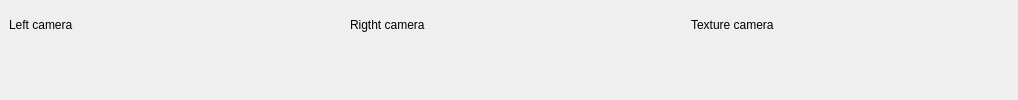
        <widget class="QWidget" name="widget_4" native="true">
         <layout class="QHBoxLayout" name="horizontalLayout_5">
          <property name="leftMargin">
           <number>0</number>
          </property>
          <property name="topMargin">
           <number>0</number>
          </property>
          <property name="rightMargin">
           <number>0</number>
          </property>
          <property name="bottomMargin">
           <number>0</number>
          </property>
          <item>
           <widget class="QWidget" name="widget_2" native="true">
            <layout class="QVBoxLayout" name="verticalLayout_5">
             <property name="leftMargin">
              <number>0</number>
             </property>
             <property name="topMargin">
              <number>0</number>
             </property>
             <property name="rightMargin">
              <number>0</number>
             </property>
             <property name="bottomMargin">
              <number>0</number>
             </property>
             <item>
              <widget class="QWidget" name="widget_8" native="true">
               <property name="sizePolicy">
                <sizepolicy hsizetype="Preferred" vsizetype="Fixed">
                 <horstretch>0</horstretch>
                 <verstretch>0</verstretch>
                </sizepolicy>
               </property>
               <property name="minimumSize">
                <size>
                 <width>0</width>
                 <height>50</height>
                </size>
               </property>
               <property name="maximumSize">
                <size>
                 <width>16777215</width>
                 <height>50</height>
                </size>
               </property>
               <layout class="QHBoxLayout" name="horizontalLayout_6">
                <item>
                 <widget class="QLabel" name="label_7">
                  <property name="text">
                   <string>Left camera</string>
                  </property>
                 </widget>
                </item>
                <item>
                 <spacer name="horizontalSpacer_11">
                  <property name="orientation">
                   <enum>Qt::Horizontal</enum>
                  </property>
                  <property name="sizeHint" stdset="0">
                   <size>
                    <width>253</width>
                    <height>20</height>
                   </size>
                  </property>
                 </spacer>
                </item>
               </layout>
              </widget>
             </item>
             <item>
              <widget class="Sn3DCameraWidget" name="leftCameraWidget" native="true">
               <property name="sizePolicy">
                <sizepolicy hsizetype="Ignored" vsizetype="Ignored">
                 <horstretch>0</horstretch>
                 <verstretch>0</verstretch>
                </sizepolicy>
               </property>
              </widget>
             </item>
            </layout>
           </widget>
          </item>
          <item>
           <widget class="QWidget" name="widget_3" native="true">
            <layout class="QVBoxLayout" name="verticalLayout_6">
             <property name="leftMargin">
              <number>0</number>
             </property>
             <property name="topMargin">
              <number>0</number>
             </property>
             <property name="rightMargin">
              <number>0</number>
             </property>
             <property name="bottomMargin">
              <number>0</number>
             </property>
             <item>
              <widget class="QWidget" name="widget_11" native="true">
               <property name="sizePolicy">
                <sizepolicy hsizetype="Preferred" vsizetype="Fixed">
                 <horstretch>0</horstretch>
                 <verstretch>0</verstretch>
                </sizepolicy>
               </property>
               <property name="minimumSize">
                <size>
                 <width>0</width>
                 <height>50</height>
                </size>
               </property>
               <property name="maximumSize">
                <size>
                 <width>16777215</width>
                 <height>50</height>
                </size>
               </property>
               <layout class="QHBoxLayout" name="horizontalLayout_7">
                <item>
                 <widget class="QLabel" name="label_8">
                  <property name="text">
                   <string>Rigtht camera</string>
                  </property>
                 </widget>
                </item>
                <item>
                 <spacer name="horizontalSpacer_9">
                  <property name="orientation">
                   <enum>Qt::Horizontal</enum>
                  </property>
                  <property name="sizeHint" stdset="0">
                   <size>
                    <width>242</width>
                    <height>20</height>
                   </size>
                  </property>
                 </spacer>
                </item>
               </layout>
              </widget>
             </item>
             <item>
              <widget class="Sn3DCameraWidget" name="rightCameraWidget" native="true">
               <property name="sizePolicy">
                <sizepolicy hsizetype="Ignored" vsizetype="Ignored">
                 <horstretch>0</horstretch>
                 <verstretch>0</verstretch>
                </sizepolicy>
               </property>
              </widget>
             </item>
            </layout>
           </widget>
          </item>
          <item>
           <widget class="QWidget" name="widget_7" native="true">
            <layout class="QVBoxLayout" name="verticalLayout_7">
             <property name="leftMargin">
              <number>0</number>
             </property>
             <property name="topMargin">
              <number>0</number>
             </property>
             <property name="rightMargin">
              <number>0</number>
             </property>
             <property name="bottomMargin">
              <number>0</number>
             </property>
             <item>
              <widget class="QWidget" name="widget_13" native="true">
               <property name="sizePolicy">
                <sizepolicy hsizetype="Preferred" vsizetype="Fixed">
                 <horstretch>0</horstretch>
                 <verstretch>0</verstretch>
                </sizepolicy>
               </property>
               <property name="minimumSize">
                <size>
                 <width>0</width>
                 <height>50</height>
                </size>
               </property>
               <property name="maximumSize">
                <size>
                 <width>16777215</width>
                 <height>50</height>
                </size>
               </property>
               <layout class="QHBoxLayout" name="horizontalLayout_8">
                <item>
                 <widget class="QLabel" name="label_9">
                  <property name="text">
                   <string>Texture camera</string>
                  </property>
                 </widget>
                </item>
                <item>
                 <spacer name="horizontalSpacer_10">
                  <property name="orientation">
                   <enum>Qt::Horizontal</enum>
                  </property>
                  <property name="sizeHint" stdset="0">
                   <size>
                    <width>235</width>
                    <height>20</height>
                   </size>
                  </property>
                 </spacer>
                </item>
               </layout>
              </widget>
             </item>
             <item>
              <widget class="Sn3DCameraWidget" name="textureCameraWidget" native="true">
               <property name="sizePolicy">
                <sizepolicy hsizetype="Ignored" vsizetype="Ignored">
                 <horstretch>0</horstretch>
                 <verstretch>0</verstretch>
                </sizepolicy>
               </property>
              </widget>
             </item>
            </layout>
           </widget>
          </item>
         </layout>
        </widget>
